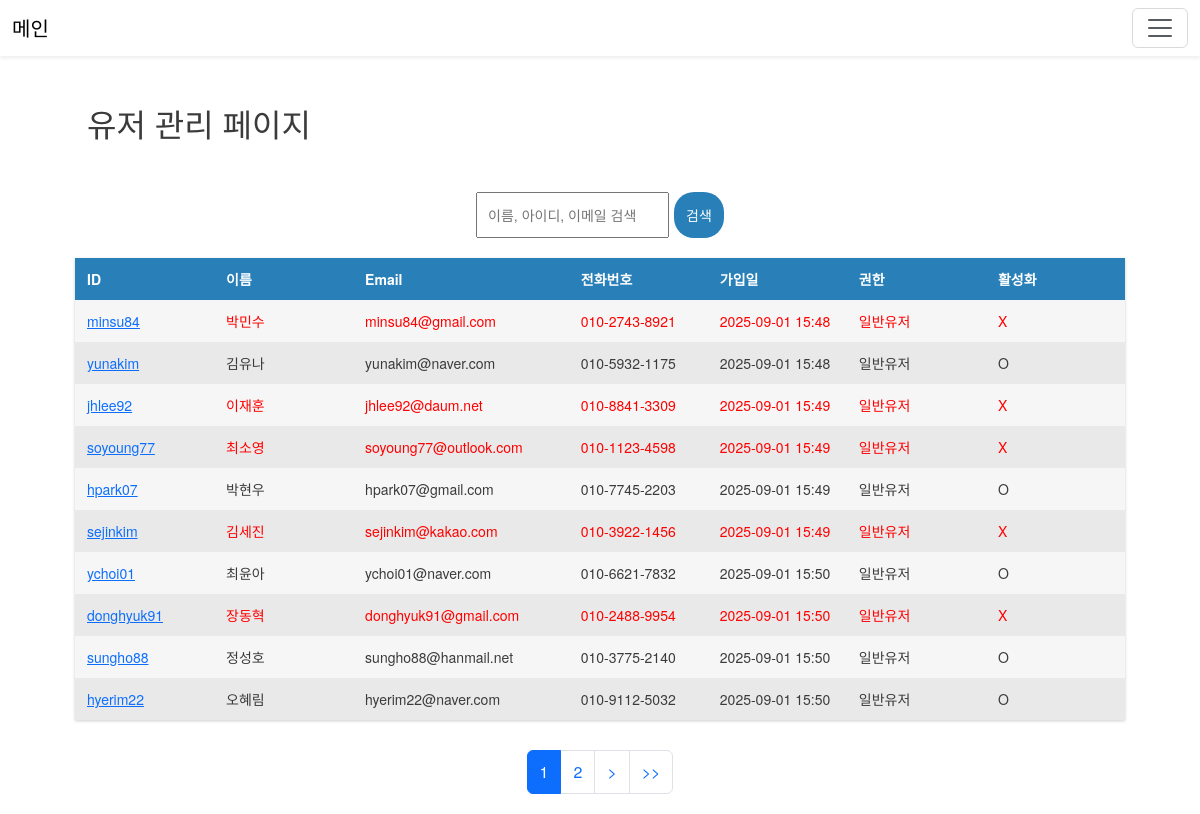
/accounts/admin_page/ (signed in), run on an earlier commit of the app's database.
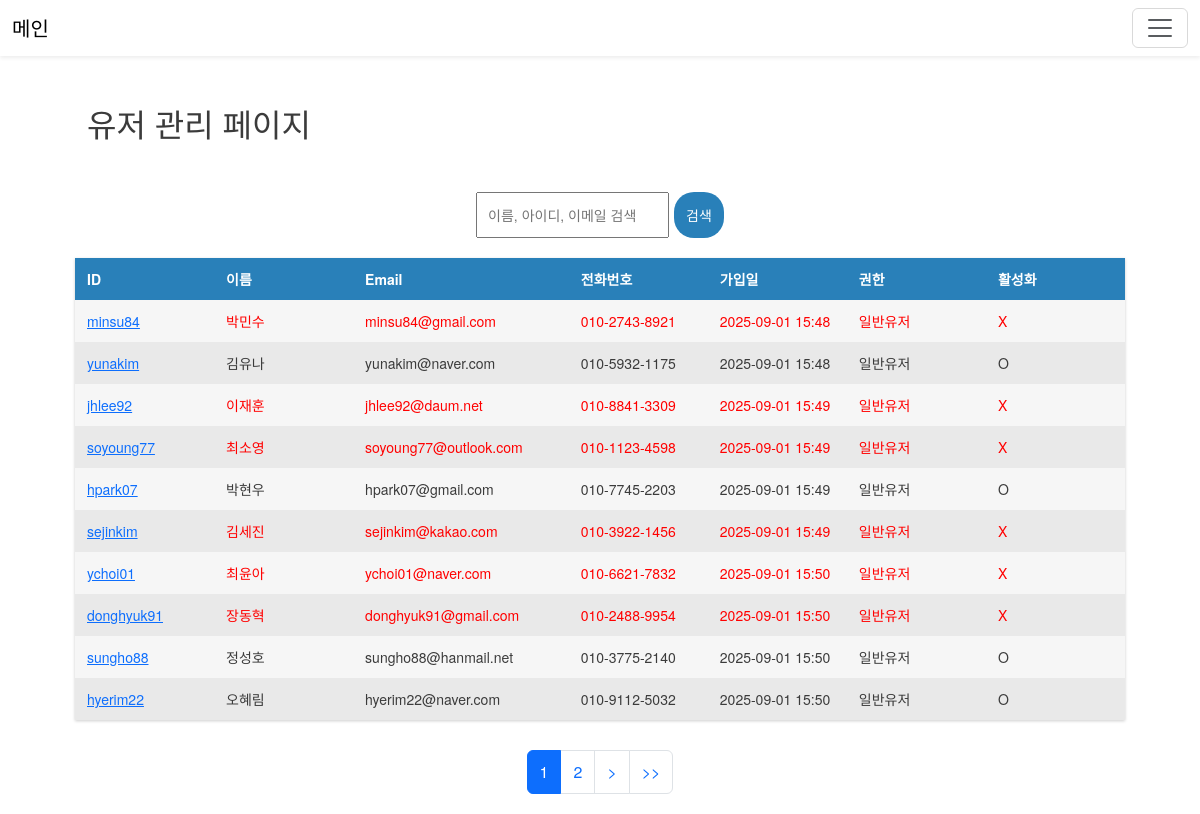
And on a later commit of the database.
### accounts/models.py (models this page shows, shortened)
class CustomUser(AbstractUser):
    email = models.EmailField(blank=True, null=True)
    phone = models.CharField(max_length=11)
    name = models.CharField(max_length=50)

### accounts/views.py (the view)
# urls.py: path("admin_page/", views.admin_page, name="admin_page"),
@staff_member_required(login_url="/accounts/login/")
def admin_page(request):
    query = request.GET.get("q", "")
    users = User.objects.all()
    if query:
        users = users.filter(
            Q(username__icontains=query) |
            Q(name__icontains=query) |
            Q(email__icontains=query)
       )
    paginator = Paginator(users, 10)  # 페이지당 10명
    page_number = request.GET.get("page")
    page_obj = paginator.get_page(page_number)
    current_page = page_obj.number
    total_pages = paginator.num_pages
    start_page = max(current_page - 2, 1)
    end_page = min(current_page + 2, total_pages)
    if current_page < 3:
        page_range = range(1, min(total_pages + 1, 6))
    elif current_page > total_pages - 2:
        page_range = range(max(1, total_pages - 4), total_pages + 1)
    else:
        page_range = range(start_page, end_page + 1)
    return render(request, "accounts/admin_page.html", {
        "users": page_obj,     # 목록
        "page_obj": page_obj,  # 페이지네이션 UI용
        "page_range": page_range,
        "query": query,
    })

### second/templates/accounts/admin_page.html (shortened to what this page needs)
{% extends 'base.html' %}
{% load static %}
{% block extra_css %}
<link rel="stylesheet" href="{% static 'css/admin_page.css' %}">
{% endblock %}
{% block content %}
<div class="as">
    <div class="container mt-5">
        <h2>유저 관리 페이지</h2>
    </div>
    <div class="search-wrapper">
        <form method="get" class="search-form">
            <input type="text" name="q" value="{{ query }}" placeholder="이름, 아이디, 이메일 검색">
            <button class="btn11" type="submit">검색</button>
        </form>
    </div>
    <div id="table">
        <div class="row header blue">
            <div class="cell">
                ID
            </div>
            <div class="cell">
                이름
            </div>
            <div class="cell">
                Email
            </div>
            <div class="cell">
                전화번호
            </div>
            <div class="cell">
                가입일
            </div>
            <div class="cell">
                권한
            </div>
            <div class="cell">
                활성화
            </div>
        </div>
        {% for user in users %}
        <div class="row" {% if not user.is_active %} style="color: red !important;" {% endif %}>
            <div class="cell">
                <a href="{% url 'profile_admin' user.id %}">{{ user.username|default:"-" }} </a>
            </div>
            <div class="cell">
                {{ user.name|default:"-" }}
            </div>
            <div class="cell">
                {{ user.email|default:"-" }}
            </div>
            <div class="cell">
                {{ user.phone|default:"-" }}
            </div>
            <div class="cell">
                {{ user.date_joined|date:"Y-m-d H:i"|default:"-" }}
            </div>
            <div class="cell">
                {% if user.is_staff %}
                관리자
                {% else %}
                일반유저
                {% endif %}
            </div>
            <div class="cell">{% if user.is_active %} O {% else %} X {% endif %}</div>
        </div>
        {% empty %}
        <div>
                등록된 사용자가 없습니다
        </div>
        {% endfor %}
    </div>
    <br>
    <nav aria-label="Page navigation">
        <ul class="pagination justify-content-center">
            {% for num in page_range %}
            {% if page_obj.number == num %}
            <li class="page-item active"><span class="page-link">{{ num }}</span></li>
            {% else %}
            <li class="page-item"><a class="page-link" href="?page={{ num }}&q={{ query }}">{{ num }}</a></li>
            {% endif %}
            {% endfor %}
            {% if page_obj.has_next %}
            <li class="page-item">
                <a class="page-link" href="?page={{ page_obj.next_page_number }}&q={{ query }}">></a>
            </li>
            {% endif %}
            {% if page_obj.has_next %}
            <li class="page-item">
                <a class="page-link" href="?page={{ page_obj.paginator.num_pages }}&q={{ query }}">>></a>
            </li>
            {% endif %}
        </ul>
    </nav>
</div>
{% endblock %}

What changed in the data, as far as the page shows it:
changed CustomUser "ychoi01": is_active "O" → "X"
